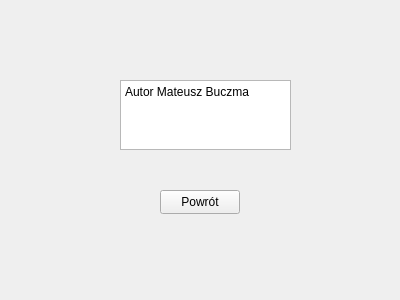
<?xml version="1.0" encoding="UTF-8"?>
<ui version="4.0">
 <class>InformacjeOkno</class>
 <widget class="QWidget" name="InformacjeOkno">
  <property name="geometry">
   <rect>
    <x>0</x>
    <y>0</y>
    <width>400</width>
    <height>300</height>
   </rect>
  </property>
  <property name="windowTitle">
   <string>Form</string>
  </property>
  <widget class="QPushButton" name="pushButtonPowrot">
   <property name="geometry">
    <rect>
     <x>160</x>
     <y>190</y>
     <width>80</width>
     <height>24</height>
    </rect>
   </property>
   <property name="text">
    <string>Powrót</string>
   </property>
  </widget>
  <widget class="QTextEdit" name="textEdit">
   <property name="geometry">
    <rect>
     <x>120</x>
     <y>80</y>
     <width>171</width>
     <height>70</height>
    </rect>
   </property>
   <property name="readOnly">
    <bool>true</bool>
   </property>
   <property name="html">
    <string>&lt;!DOCTYPE HTML PUBLIC &quot;-//W3C//DTD HTML 4.0//EN&quot; &quot;http://www.w3.org/TR/REC-html40/strict.dtd&quot;&gt;
&lt;html&gt;&lt;head&gt;&lt;meta name=&quot;qrichtext&quot; content=&quot;1&quot; /&gt;&lt;meta charset=&quot;utf-8&quot; /&gt;&lt;style type=&quot;text/css&quot;&gt;
p, li { white-space: pre-wrap; }
hr { height: 1px; border-width: 0; }
li.unchecked::marker { content: &quot;\2610&quot;; }
li.checked::marker { content: &quot;\2612&quot;; }
&lt;/style&gt;&lt;/head&gt;&lt;body style=&quot; font-family:'Segoe UI'; font-size:9pt; font-weight:400; font-style:normal;&quot;&gt;
&lt;p style=&quot; margin-top:0px; margin-bottom:0px; margin-left:0px; margin-right:0px; -qt-block-indent:0; text-indent:0px;&quot;&gt;Autor Mateusz Buczma&lt;/p&gt;&lt;/body&gt;&lt;/html&gt;</string>
   </property>
  </widget>
 </widget>
 <resources/>
 <connections/>
</ui>
